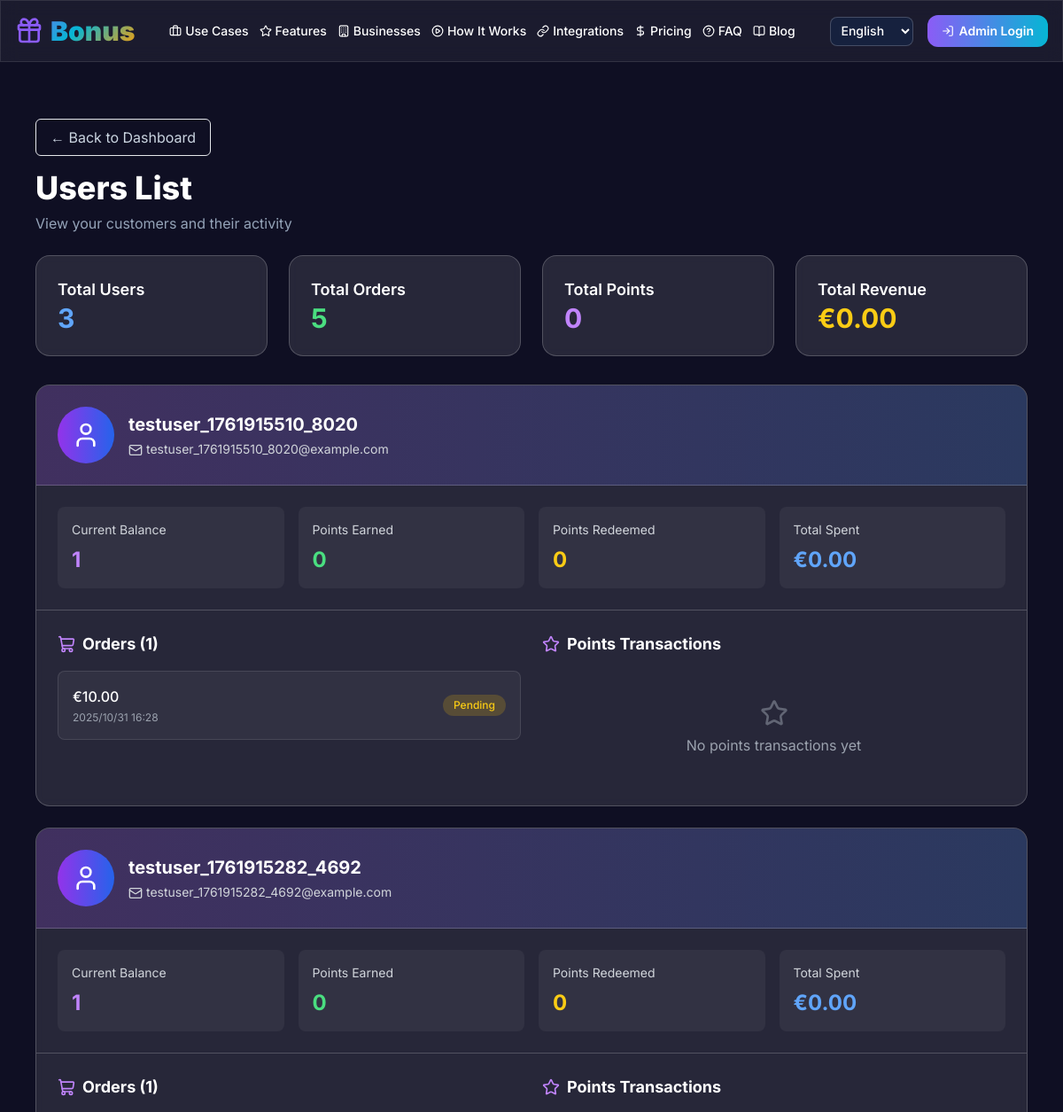
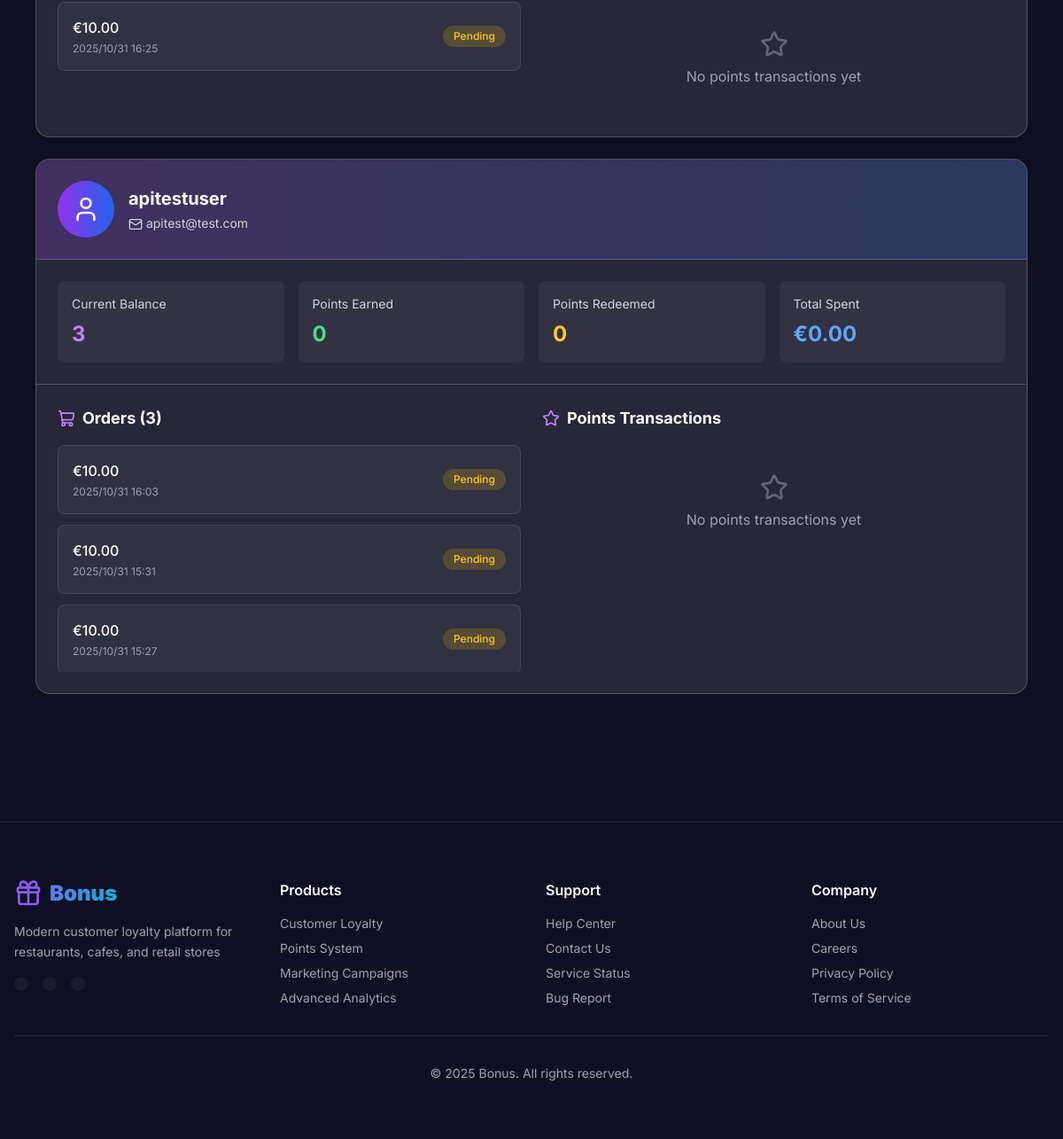
Page /partners/users/ (signed in) on the committed database (2 pictures, top to bottom).
### payments/models.py (models this page shows, shortened)
class Order(models.Model):
    class Status(models.TextChoices):
        PENDING = "pending", "Pending"
        PAID = "paid", "Paid"
        FAILED = "failed", "Failed"
    user = models.ForeignKey(User, on_delete=models.SET_NULL, null=True, blank=True)
    business = models.ForeignKey(Business, on_delete=models.CASCADE, related_name="orders")
    amount_cents = models.PositiveIntegerField()
    currency = models.CharField(max_length=8, default="USD")
    status = models.CharField(max_length=16, choices=Status.choices, default=Status.PENDING)
    external_id = models.CharField(max_length=128, blank=True)
    created_at = models.DateTimeField(auto_now_add=True)
    updated_at = models.DateTimeField(auto_now=True)

### partners/views.py (the view)
# urls.py: path("users/", views.users_list, name="users_list"),
@login_required
def users_list(request):
    business = _get_active_business(request)
    if not business:
        return render(request, 'partners/users_list.html', {
            'business': None,
            'customers': [],
            'message': 'No business found. Please register a business first.'
        })
    wallets = Wallet.objects.filter(business=business).select_related(
        'customer', 'customer__user', 'business'
    ).prefetch_related(
        'points_transactions'
    )
    customers_data = []
    for wallet in wallets:
        customer = wallet.customer
        user = customer.user
        orders_queryset = Order.objects.filter(
            business=business,
            user=user
        ).order_by('-created_at')
        orders = []
        for order in orders_queryset:
            order_dict = {
                'id': order.id,
                'amount_cents': order.amount_cents / 100.0,  # تبدیل به یورو
                'currency': 'EUR',
                'status': order.status,
                'created_at': order.created_at,
                'get_status_display': order.get_status_display(),
            }
            orders.append(order_dict)
        points_transactions = PointsTransaction.objects.filter(
            wallet=wallet
        ).order_by('-created_at')
        total_points_earned = points_transactions.filter(points__gt=0).aggregate(
            total=Sum('points')
        )['total'] or 0
        total_points_redeemed = abs(points_transactions.filter(points__lt=0).aggregate(
            total=Sum('points')
        )['total'] or 0)
        total_spent_cents = orders_queryset.filter(status=Order.Status.PAID).aggregate(
            total=Sum('amount_cents')
        )['total'] or 0
        total_spent = total_spent_cents / 100.0  # تبدیل به یورو
        customers_data.append({
            'customer': customer,
            'user': user,
            'wallet': wallet,
            'business': business,
            'orders': orders[:10],  # آخرین 10 خرید
            'total_orders': orders_queryset.count(),  # تعداد کل orders از queryset
            'points_transactions': points_transactions[:10],  # آخرین 10 تراکنش امتیاز
            'total_points_earned': total_points_earned,
            'total_points_redeemed': total_points_redeemed,
            'current_balance': wallet.points_balance,
            'total_spent': total_spent,
            'last_order_date': orders_queryset.first().created_at if orders_queryset.exists() else None,
            'last_transaction_date': points_transactions.first().created_at if points_transactions.exists() else None,
        })
    customers_data.sort(key=lambda x: (
        x['last_transaction_date'] or timezone.now() - timezone.timedelta(days=365),
        x['last_order_date'] or timezone.now() - timezone.timedelta(days=365)
    ), reverse=True)
    total_orders_all = sum(c['total_orders'] for c in customers_data)
    total_points_earned_all = sum(c['total_points_earned'] for c in customers_data)
    total_spent_all = sum(c['total_spent'] for c in customers_data)  # در حال حاضر به یورو است
    return render(request, 'partners/users_list.html', {
        'business': business,
        'customers': customers_data,
        'total_orders_all': total_orders_all,
        'total_points_earned_all': total_points_earned_all,
        'total_spent_all': total_spent_all,
    })

### config/context_processors.py (called while the page is built)
def firebase_settings(request):
    return {
        "FIREBASE_PUBLIC_CONFIG": getattr(settings, "FIREBASE_CONFIG", {}),
        "VAPID_PUBLIC_KEY": getattr(settings, "VAPID_PUBLIC_KEY", ""),
    }

### partners/views.py (called while the page is built)
def _get_active_business(request):
    business_id = request.session.get("active_business_id")
    if business_id:
        return Business.objects.filter(id=business_id, owner=request.user).first()
    return Business.objects.filter(owner=request.user).first()

### templates/partners/users_list.html (shortened to what this page needs)
{% extends 'base.html' %}
{% block content %}
<div class="max-w-6xl mx-auto px-4 py-16">
  <div class="mb-6">
    <a href="/partners/dashboard/" class="inline-flex items-center px-4 py-2 rounded-md border hover:bg-slate-100 hover:text-slate-900 transition text-slate-300 mb-4">← Back to Dashboard</a>
    <h1 class="text-4xl font-extrabold text-white">Users List</h1>
    <p class="mt-2 text-slate-400">View your customers and their activity</p>
  </div>
  {% if customers %}
  <div class="grid grid-cols-1 md:grid-cols-4 gap-6 mb-8">
    <div class="p-6 rounded-2xl border bg-white/10 backdrop-blur-sm border-white/20">
      <h3 class="text-lg font-semibold text-white">Total Users</h3>
      <p class="text-3xl font-bold text-blue-400">{{ customers|length }}</p>
    </div>
    <div class="p-6 rounded-2xl border bg-white/10 backdrop-blur-sm border-white/20">
      <h3 class="text-lg font-semibold text-white">Total Orders</h3>
      <p class="text-3xl font-bold text-green-400">{{ total_orders_all|default:0 }}</p>
    </div>
    <div class="p-6 rounded-2xl border bg-white/10 backdrop-blur-sm border-white/20">
      <h3 class="text-lg font-semibold text-white">Total Points</h3>
      <p class="text-3xl font-bold text-purple-400">{{ total_points_earned_all|default:0 }}</p>
    </div>
    <div class="p-6 rounded-2xl border bg-white/10 backdrop-blur-sm border-white/20">
      <h3 class="text-lg font-semibold text-white">Total Revenue</h3>
      <p class="text-3xl font-bold text-yellow-400">€{{ total_spent_all|floatformat:2|default:0 }}</p>
    </div>
  </div>
  <div class="space-y-6">
    {% for customer_data in customers %}
    <div class="bg-white/10 backdrop-blur-sm rounded-2xl border border-white/20 overflow-hidden">
      <div class="p-6 border-b border-white/20 bg-gradient-to-r from-purple-500/20 to-blue-500/20">
        <div class="flex items-center justify-between">
          <div class="flex items-center space-x-4">
            <div class="w-16 h-16 bg-gradient-to-r from-purple-600 to-blue-600 rounded-full flex items-center justify-center">
              <i data-lucide="user" class="w-8 h-8 text-white"></i>
            </div>
            <div>
              <h3 class="text-xl font-bold text-white">{{ customer_data.user.username }}</h3>
              <div class="flex items-center space-x-4 mt-1">
                <p class="text-gray-300 text-sm">
                  <i data-lucide="mail" class="w-4 h-4 inline"></i>
                  {{ customer_data.user.email|default:"No email" }}
                </p>
              </div>
            </div>
          </div>
        </div>
      </div>
      <div class="p-6 grid grid-cols-1 md:grid-cols-4 gap-4 border-b border-white/20">
        <div class="bg-white/5 rounded-lg p-4">
          <p class="text-gray-300 text-sm mb-2">Current Balance</p>
          <p class="text-2xl font-bold text-purple-400">{{ customer_data.current_balance }}</p>
        </div>
        <div class="bg-white/5 rounded-lg p-4">
          <p class="text-gray-300 text-sm mb-2">Points Earned</p>
          <p class="text-2xl font-bold text-green-400">{{ customer_data.total_points_earned }}</p>
        </div>
        <div class="bg-white/5 rounded-lg p-4">
          <p class="text-gray-300 text-sm mb-2">Points Redeemed</p>
          <p class="text-2xl font-bold text-yellow-400">{{ customer_data.total_points_redeemed }}</p>
        </div>
        <div class="bg-white/5 rounded-lg p-4">
          <p class="text-gray-300 text-sm mb-2">Total Spent</p>
          <p class="text-2xl font-bold text-blue-400">€{{ customer_data.total_spent|floatformat:2 }}</p>
        </div>
      </div>
      <div class="grid grid-cols-1 lg:grid-cols-2 gap-6 p-6">
        <div>
          <div class="flex items-center justify-between mb-4">
            <h4 class="text-lg font-bold text-white flex items-center">
              <i data-lucide="shopping-cart" class="w-5 h-5 mr-2 text-purple-400"></i>
              Orders ({{ customer_data.total_orders }})
            </h4>
          </div>
          <div class="space-y-3 max-h-64 overflow-y-auto">
            {% if customer_data.orders %}
              {% for order in customer_data.orders %}
              <div class="bg-white/5 rounded-lg p-4 border border-white/10">
                <div class="flex items-center justify-between">
                  <div>
                    <p class="text-white font-medium">€{{ order.amount_cents|floatformat:2 }}</p>
                    <p class="text-gray-400 text-xs mt-1">{{ order.created_at|date:"Y/m/d H:i" }}</p>
                  </div>
                  <span class="px-3 py-1 rounded-full text-xs font-medium
                      {% if order.status == 'paid' %}bg-green-500/20 text-green-400
                      {% elif order.status == 'pending' %}bg-yellow-500/20 text-yellow-400
                      {% else %}bg-red-500/20 text-red-400{% endif %}">
                      {{ order.get_status_display }}
                  </span>
                </div>
              </div>
              {% endfor %}
            {% else %}
              <div class="text-center py-8 text-gray-400">
                <i data-lucide="shopping-cart" class="w-8 h-8 mx-auto mb-2 opacity-50"></i>
                <p>No orders yet</p>
              </div>
            {% endif %}
          </div>
        </div>
        <div>
          <div class="flex items-center justify-between mb-4">
            <h4 class="text-lg font-bold text-white flex items-center">
              <i data-lucide="star" class="w-5 h-5 mr-2 text-purple-400"></i>
              Points Transactions
            </h4>
          </div>
          <div class="space-y-3 max-h-64 overflow-y-auto">
            {% if customer_data.points_transactions %}
              {% for transaction in customer_data.points_transactions %}
              <div class="bg-white/5 rounded-lg p-4 border border-white/10">
                <div class="flex items-center justify-between">
                  <div>
                    <p class="text-white font-medium flex items-center">
                      {% if transaction.points > 0 %}
                        <span class="text-green-400">+{{ transaction.points }}</span>
                        <i data-lucide="arrow-up-circle" class="w-4 h-4 mr-2 text-green-400"></i>
                      {% else %}
                        <span class="text-red-400">{{ transaction.points }}</span>
                        <i data-lucide="arrow-down-circle" class="w-4 h-4 mr-2 text-red-400"></i>
                      {% endif %}
                      <span class="text-gray-400 text-sm mr-2">points</span>
                    </p>
                    {% if transaction.note %}
                    <p class="text-gray-400 text-xs mt-1">{{ transaction.note }}</p>
                    {% endif %}
                    <p class="text-gray-400 text-xs mt-1">{{ transaction.created_at|date:"Y/m/d H:i" }}</p>
                  </div>
                </div>
              </div>
              {% endfor %}
            {% else %}
              <div class="text-center py-8 text-gray-400">
                <i data-lucide="star" class="w-8 h-8 mx-auto mb-2 opacity-50"></i>
                <p>No points transactions yet</p>
              </div>
            {% endif %}
          </div>
        </div>
      </div>
    </div>
    {% endfor %}
  </div>
  {% endif %}
</div>
{% endblock %}

### templates/base.html (style rules this page uses)
.scroll-smooth { scroll-behavior: smooth; }
body { font-family: 'Inter', sans-serif; }

### rows in the picture
Order: created_at "2025/10/31 16:28"
Order: created_at "2025/10/31 16:25"
Order: created_at "2025/10/31 16:03"
Order: created_at "2025/10/31 15:31"
Order: created_at "2025/10/31 15:27"

### other values in the picture
{{ customers|length }} "3"
{{ total_orders_all|default:0 }} "5"
{{ total_points_earned_all|default:0 }} "0"
{{ total_spent_all|floatformat:2|default:0 }} "0.00"
{{ customer_data.user.username }} "testuser_1761915510_8020" "testuser_1761915282_4692" "apitestuser"
{{ customer_data.user.email|default:"No email" }} "testuser_1761915510_8020@example.com" "testuser_1761915282_4692@example.com" "apitest@test.com"
{{ customer_data.current_balance }} "1" "1" "3"
{{ customer_data.total_points_earned }} "0" "0" "0"
{{ customer_data.total_points_redeemed }} "0" "0" "0"
{{ customer_data.total_spent|floatformat:2 }} "0.00" "0.00" "0.00"
{{ customer_data.total_orders }} "1" "1" "3"
{{ order.amount_cents|floatformat:2 }} "10.00" "10.00" "10.00" "10.00" "10.00"
{{ order.get_status_display }} "Pending" "Pending" "Pending" "Pending" "Pending"
